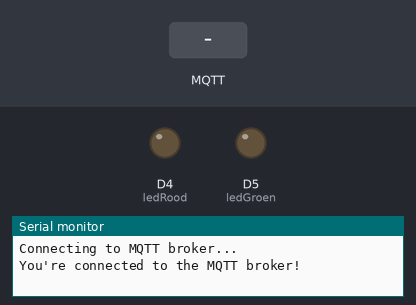
This sketch was run on a simulated Arduino MKR. Shown: output pins drawn as LEDs (lit = HIGH), the last lines printed to the serial monitor. Dashed ring = blinking. Inputs (shaded band) come from the test bench. WiFi joins after 1.5 s; servers stay silent unless stated; no MQTT or app messages arrive unless stated.

Above: at 2.7 s.
2.8 s: MQTT message "speler2" arrives on the third subscribed topic
At 2.9 s:
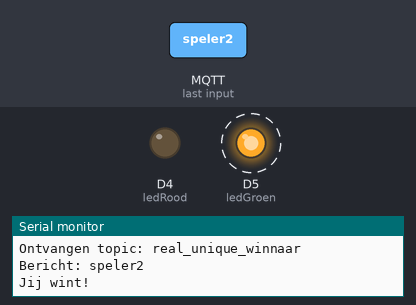
5.8 s: MQTT message "bopIt" arrives on the second subscribed topic
At 6.3 s:
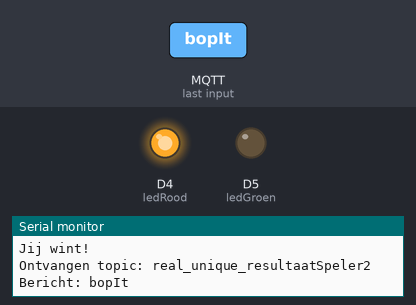
Timing chart, 0 to 8.8 s (numbered marks = the images above; inputs shaded):
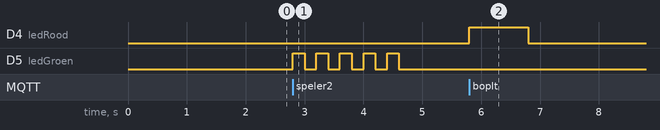

The sketch:

bop_it_slave.ino
```cpp
#include <ArduinoMqttClient.h>
#include <WiFiNINA.h>
#include "arduino_secrets.h"

///////please enter your sensitive data in the Secret tab/arduino_secrets.h
char ssid[] = SECRET_SSID;        // your network SSID
char pass[] = SECRET_PASS;    // your network password

WiFiClient wifiClient;
MqttClient mqttClient(wifiClient);

const char broker[] = "broker.hivemq.com";
int        port     = 1883;
const char actie[]  = "real_unique_actie";
const char reactie[]  = "real_unique_reactie";
const char resultaatSpeler1[]  = "real_unique_resultaatSpeler1";
const char resultaatSpeler2[]  = "real_unique_resultaatSpeler2";
const char winnaar[]  = "real_unique_winnaar";

String huidigeActie = "";
bool actieActief = false;
unsigned long startTijd;

int buttonPush = 6;
int buttonPull = 7;
int buttonTwist = 8;
int ledGroen = 5;
int ledRood = 4;

void setup() {
  //Initialize serial and wait for port to open:
  Serial.begin(9600);
  while (!Serial) {
    ; // wait for serial port to connect. Needed for native USB port only
  }
  // attempt to connect to Wifi network:
  Serial.print("Attempting to connect to SSID: ");
  Serial.println(ssid);
  while (WiFi.begin(ssid, pass) != WL_CONNECTED) {
    // failed, retry
    Serial.print(".");
    delay(5000);
  }

  Serial.println("You're connected to the network");
  Serial.println();

  Serial.print("Attempting to connect to the MQTT broker: ");
  Serial.println(broker);

//MQTT connectie
  Serial.println("Connecting to MQTT broker...");
  if (!mqttClient.connect(broker, port)) {
    Serial.print("MQTT connection failed! Error code = ");
    Serial.println(mqttClient.connectError());

    while (1);
  }

  Serial.println("You're connected to the MQTT broker!");

  // set the message receive callback
  mqttClient.onMessage(onMqttMessage);

  // subscribe to a topic
  mqttClient.subscribe(actie);
  mqttClient.subscribe(resultaatSpeler2);
  mqttClient.subscribe(winnaar);

  pinMode(buttonPush, INPUT_PULLUP);
  pinMode(buttonPull, INPUT_PULLUP);
  pinMode(buttonTwist, INPUT_PULLUP);
  pinMode(ledGroen, OUTPUT);
  pinMode(ledRood, OUTPUT);
}

void loop() {
  mqttClient.poll();
  // actie controleren
  if (actieActief) {
    bool correct = false;
    if (huidigeActie == "bopIt" && digitalRead(buttonPush) == LOW) correct = true;
    else if (huidigeActie == "pullIt" && digitalRead(buttonPull) == LOW) correct = true;
    else if (huidigeActie == "twistIt" && digitalRead(buttonTwist) == LOW) correct = true;
    // actie doorsturen naar master indien correct
    if (correct) {
      mqttClient.beginMessage(reactie);
      mqttClient.print("speler2");
      mqttClient.endMessage();
      actieActief = false;
    }

    if (millis() - startTijd > 3000) {
      actieActief = false;
    }
  }
}
// berichten ontvangen
void onMqttMessage(int messageSize) {
  String topic = mqttClient.messageTopic();
  String bericht = "";

  while (mqttClient.available()) {
    bericht += (char)mqttClient.read();
  }
  Serial.print("Ontvangen topic: ");
  Serial.println(topic);
  Serial.print("Bericht: ");
  Serial.println(bericht);

  if (topic == actie) {
    huidigeActie = bericht;
    actieActief = true;
    startTijd = millis();
    Serial.print("Actie ontvangen: ");
    Serial.println(huidigeActie);
  }
  if (topic == resultaatSpeler2) {
    if (bericht == "goed") {
      digitalWrite(ledGroen, HIGH);
      delay(1000);
      digitalWrite(ledGroen, LOW);
    } else {
      digitalWrite(ledRood, HIGH);
      delay(1000);
      digitalWrite(ledRood, LOW);
    }
  }
  // winnaar doorsturen naar master
  if (topic == winnaar && bericht == "speler2") {
    Serial.println("Jij wint!");
    for (int i = 0; i < 5; i++) {
      digitalWrite(ledGroen, HIGH); delay(200);
      digitalWrite(ledGroen, LOW); delay(200);
    }

  }
}


  
```

arduino_secrets.h
```cpp
#define SECRET_SSID "OnePlus_EB2103_co_apsxop"
#define SECRET_PASS "ubzh1560"
```

Measured:
- after the input at 2.8 s, D5 (ledGroen): alternates HIGH for 0.20 s and LOW for 0.20 s, 10 changes in all, then stays LOW, starting at once
- after the input at 5.8 s, D4 (ledRood): LOW → HIGH at once, → LOW 1.0 s later
